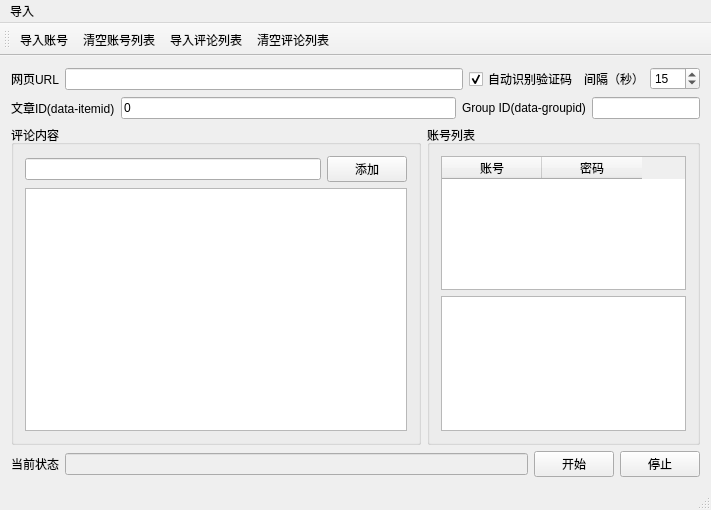
<?xml version="1.0" encoding="UTF-8"?>
<ui version="4.0">
 <class>autobots_toutiaoClass</class>
 <widget class="QMainWindow" name="autobots_toutiaoClass">
  <property name="geometry">
   <rect>
    <x>0</x>
    <y>0</y>
    <width>711</width>
    <height>510</height>
   </rect>
  </property>
  <property name="windowTitle">
   <string>Bilibili</string>
  </property>
  <widget class="QWidget" name="centralWidget">
   <layout class="QGridLayout" name="gridLayout_4">
    <item row="0" column="0" colspan="2">
     <layout class="QHBoxLayout" name="horizontalLayout_3">
      <item>
       <widget class="QLabel" name="label_3">
        <property name="text">
         <string>网页URL</string>
        </property>
       </widget>
      </item>
      <item>
       <widget class="QLineEdit" name="lineEdit_url">
        <property name="enabled">
         <bool>true</bool>
        </property>
       </widget>
      </item>
      <item>
       <widget class="QCheckBox" name="checkBox_code_online">
        <property name="text">
         <string>自动识别验证码</string>
        </property>
        <property name="checked">
         <bool>true</bool>
        </property>
       </widget>
      </item>
     </layout>
    </item>
    <item row="0" column="2">
     <layout class="QHBoxLayout" name="horizontalLayout_8">
      <item>
       <widget class="QLabel" name="label_5">
        <property name="text">
         <string>间隔（秒）</string>
        </property>
       </widget>
      </item>
      <item>
       <widget class="QSpinBox" name="spinBox_interval">
        <property name="minimum">
         <number>5</number>
        </property>
        <property name="maximum">
         <number>600</number>
        </property>
        <property name="singleStep">
         <number>5</number>
        </property>
        <property name="value">
         <number>15</number>
        </property>
       </widget>
      </item>
     </layout>
    </item>
    <item row="1" column="0">
     <layout class="QHBoxLayout" name="horizontalLayout_2">
      <item>
       <widget class="QLabel" name="label_2">
        <property name="text">
         <string>文章ID(data-itemid)</string>
        </property>
       </widget>
      </item>
      <item>
       <widget class="QLineEdit" name="lineEdit_page_id">
        <property name="enabled">
         <bool>true</bool>
        </property>
        <property name="text">
         <string>0</string>
        </property>
       </widget>
      </item>
     </layout>
    </item>
    <item row="1" column="1" colspan="2">
     <layout class="QHBoxLayout" name="horizontalLayout_4">
      <item>
       <widget class="QLabel" name="label_4">
        <property name="text">
         <string>Group ID(data-groupid)</string>
        </property>
       </widget>
      </item>
      <item>
       <widget class="QLineEdit" name="lineEdit_comment_group">
        <property name="enabled">
         <bool>true</bool>
        </property>
       </widget>
      </item>
     </layout>
    </item>
    <item row="2" column="0" colspan="3">
     <layout class="QHBoxLayout" name="horizontalLayout_6">
      <item>
       <widget class="QGroupBox" name="groupBox">
        <property name="sizePolicy">
         <sizepolicy hsizetype="Preferred" vsizetype="Preferred">
          <horstretch>6</horstretch>
          <verstretch>0</verstretch>
         </sizepolicy>
        </property>
        <property name="title">
         <string>评论内容</string>
        </property>
        <layout class="QGridLayout" name="gridLayout">
         <item row="0" column="0">
          <layout class="QHBoxLayout" name="horizontalLayout_7">
           <item>
            <widget class="QLineEdit" name="lineEdit_comment_id"/>
           </item>
           <item>
            <widget class="QPushButton" name="pushButton_add_comment_id">
             <property name="text">
              <string>添加</string>
             </property>
            </widget>
           </item>
          </layout>
         </item>
         <item row="1" column="0">
          <widget class="QListWidget" name="listWidget_comment_id">
           <property name="sizePolicy">
            <sizepolicy hsizetype="Expanding" vsizetype="Expanding">
             <horstretch>2</horstretch>
             <verstretch>0</verstretch>
            </sizepolicy>
           </property>
          </widget>
         </item>
        </layout>
       </widget>
      </item>
      <item>
       <widget class="QGroupBox" name="groupBox_2">
        <property name="sizePolicy">
         <sizepolicy hsizetype="Preferred" vsizetype="Preferred">
          <horstretch>4</horstretch>
          <verstretch>0</verstretch>
         </sizepolicy>
        </property>
        <property name="title">
         <string>账号列表</string>
        </property>
        <layout class="QGridLayout" name="gridLayout_2">
         <item row="0" column="0">
          <widget class="QTableWidget" name="tableWidget_account_id">
           <column>
            <property name="text">
             <string>账号</string>
            </property>
           </column>
           <column>
            <property name="text">
             <string>密码</string>
            </property>
           </column>
          </widget>
         </item>
         <item row="1" column="0">
          <widget class="QTextBrowser" name="textBrowser_commentid"/>
         </item>
        </layout>
       </widget>
      </item>
     </layout>
    </item>
    <item row="3" column="0" colspan="3">
     <layout class="QHBoxLayout" name="horizontalLayout">
      <item>
       <layout class="QGridLayout" name="gridLayout_3">
        <item row="0" column="0">
         <widget class="QLabel" name="label_1">
          <property name="text">
           <string>当前状态</string>
          </property>
         </widget>
        </item>
        <item row="0" column="1">
         <widget class="QLineEdit" name="lineEdit_msg">
          <property name="enabled">
           <bool>false</bool>
          </property>
         </widget>
        </item>
       </layout>
      </item>
      <item>
       <layout class="QHBoxLayout" name="horizontalLayout_5">
        <item>
         <widget class="QPushButton" name="pushButton_start">
          <property name="text">
           <string>开始</string>
          </property>
         </widget>
        </item>
        <item>
         <widget class="QPushButton" name="pushButton_pause">
          <property name="text">
           <string>停止</string>
          </property>
         </widget>
        </item>
       </layout>
      </item>
     </layout>
    </item>
   </layout>
  </widget>
  <widget class="QMenuBar" name="menuBar">
   <property name="geometry">
    <rect>
     <x>0</x>
     <y>0</y>
     <width>711</width>
     <height>23</height>
    </rect>
   </property>
   <widget class="QMenu" name="menu">
    <property name="title">
     <string>导入</string>
    </property>
    <addaction name="action_from_txt"/>
    <addaction name="action_clear_accounts"/>
    <addaction name="action_import_commentid"/>
    <addaction name="action_clear_comments"/>
   </widget>
   <addaction name="menu"/>
  </widget>
  <widget class="QToolBar" name="mainToolBar">
   <attribute name="toolBarArea">
    <enum>TopToolBarArea</enum>
   </attribute>
   <attribute name="toolBarBreak">
    <bool>false</bool>
   </attribute>
   <addaction name="action_from_txt"/>
   <addaction name="action_clear_accounts"/>
   <addaction name="action_import_commentid"/>
   <addaction name="action_clear_comments"/>
  </widget>
  <widget class="QStatusBar" name="statusBar"/>
  <action name="action_from_txt">
   <property name="text">
    <string>导入账号</string>
   </property>
   <property name="toolTip">
    <string>txt文本</string>
   </property>
  </action>
  <action name="action_import_commentid">
   <property name="text">
    <string>导入评论列表</string>
   </property>
  </action>
  <action name="action_clear_comments">
   <property name="text">
    <string>清空评论列表</string>
   </property>
  </action>
  <action name="action_clear_accounts">
   <property name="text">
    <string>清空账号列表</string>
   </property>
  </action>
 </widget>
 <layoutdefault spacing="6" margin="11"/>
 <resources>
  <include location="autobots_toutiao.qrc"/>
 </resources>
 <connections/>
</ui>
